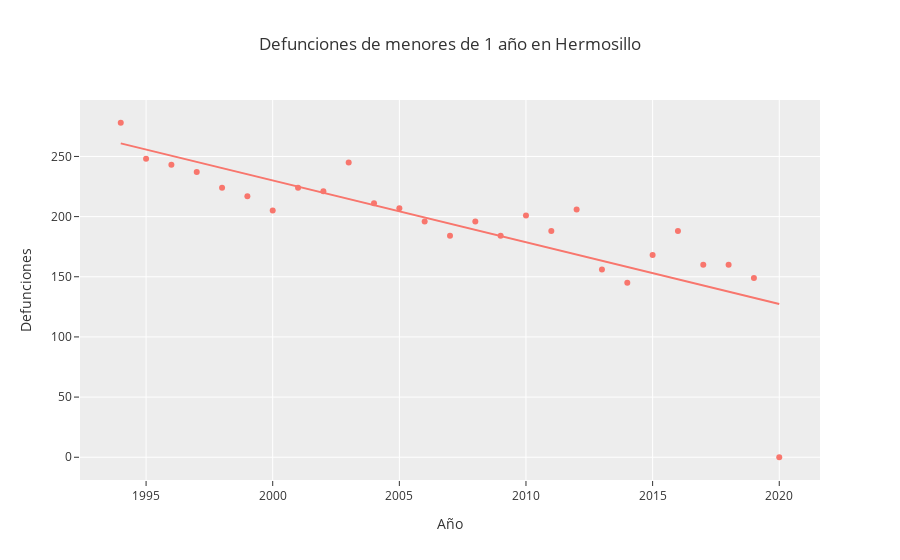

Notebook cell for this chart:
### Code cell
dff = mortalidad_data[mortalidad_data['municipio'] == 'Hermosillo']
fig = px.scatter(dff, x="año", y="Defunciones", trendline="ols",
                title='Defunciones de menores de 1 año en Hermosillo',
                labels={'municipio':'Municipio',
                      'año':'Año'},
                template='ggplot2')
fig.show()

### Figure 1 — Plotly figure (JSON) as saved in the notebook; plotly's stock layout.template omitted (floating-point values rounded to 4 significant figures)
{"data": [{"hovertemplate": "Año=%{x}<br>Defunciones=%{y}<extra></extra>", "legendgroup": "", "marker": {"color": "#F8766D", "symbol": "circle"}, "mode": "markers", "name": "", "orientation": "v", "showlegend": false, "type": "scatter", "x": [1994, 1995, 1996, 1997, 1998, 1999, 2000, 2001, 2002, 2003, 2004, 2005, 2006, 2007, 2008, 2009, 2010, 2011, 2012, 2013, 2014, 2015, 2016, 2017, 2018, 2019, 2020], "xaxis": "x", "y": [278, 248, 243, 237, 224, 217, 205, 224, 221, 245, 211, 207, 196, 184, 196, 184, 201, 188, 206, 156, 145, 168, 188, 160, 160, 149, 0], "yaxis": "y"}, {"hovertemplate": "<b>OLS trendline</b><br>Defunciones = -5.13309 * año + 10496.2<br>R<sup>2</sup>=0.640088<br><br>Año=%{x}<br>Defunciones=%{y} <b>(trend)</b><extra></extra>", "legendgroup": "", "marker": {"color": "#F8766D", "symbol": "circle"}, "mode": "lines", "name": "", "showlegend": false, "type": "scatter", "x": [1994, 1995, 1996, 1997, 1998, 1999, 2000, 2001, 2002, 2003, 2004, 2005, 2006, 2007, 2008, 2009, 2010, 2011, 2012, 2013, 2014, 2015, 2016, 2017, 2018, 2019, 2020], "xaxis": "x", "y": [260.8, 255.7, 250.6, 245.4, 240.3, 235.2, 230.0, 224.9, 219.8, 214.6, 209.5, 204.4, 199.2, 194.1, 189.0, 183.8, 178.7, 173.6, 168.4, 163.3, 158.2, 153.0, 147.9, 142.8, 137.6, 132.5, 127.4], "yaxis": "y"}], "layout": {"legend": {"tracegroupgap": 0}, "title": {"text": "Defunciones de menores de 1 año en Hermosillo"}, "xaxis": {"anchor": "y", "domain": [0, 1], "title": {"text": "Año"}}, "yaxis": {"anchor": "x", "domain": [0, 1], "title": {"text": "Defunciones"}}}}
